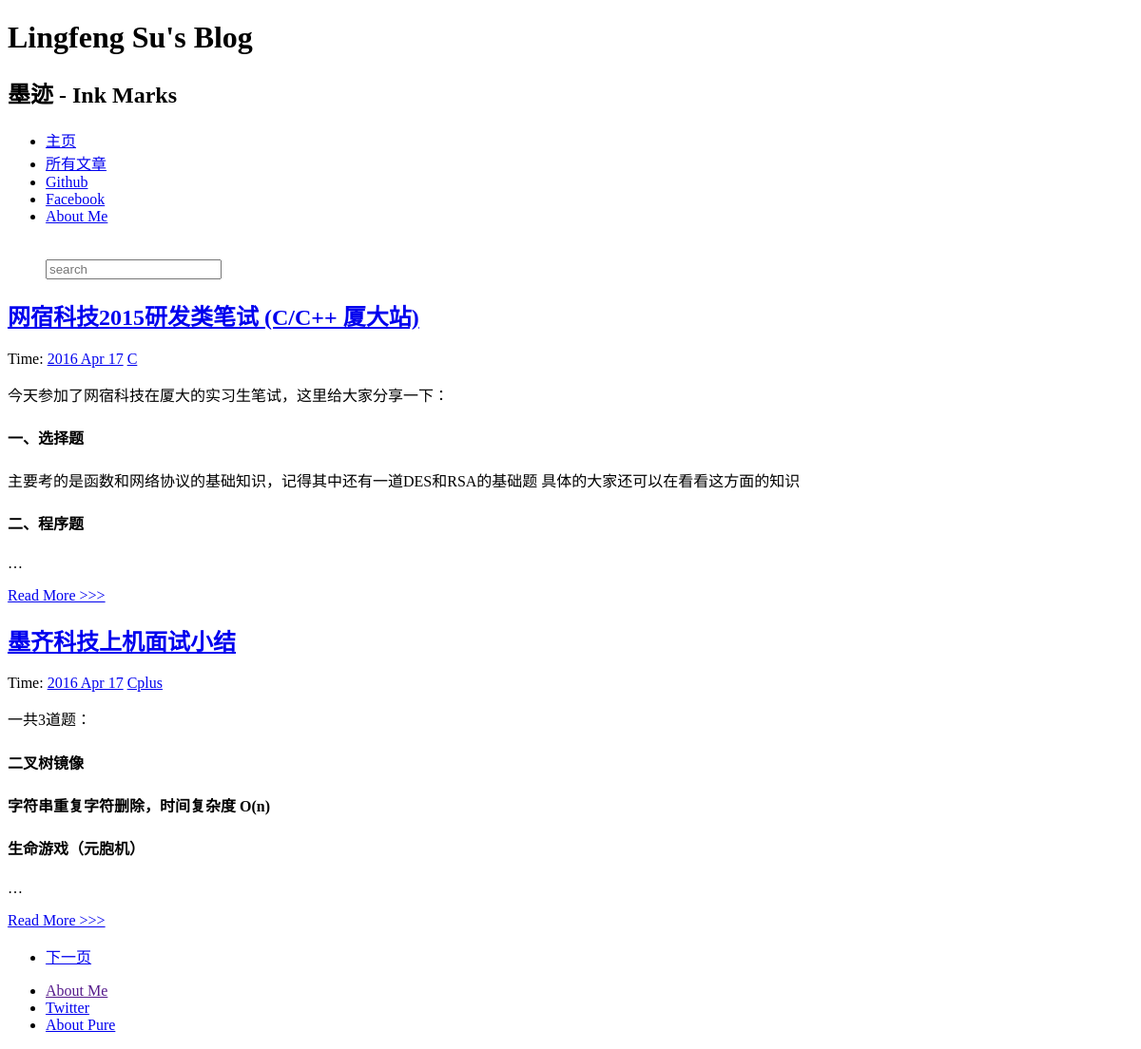
Before: / with the older database file.
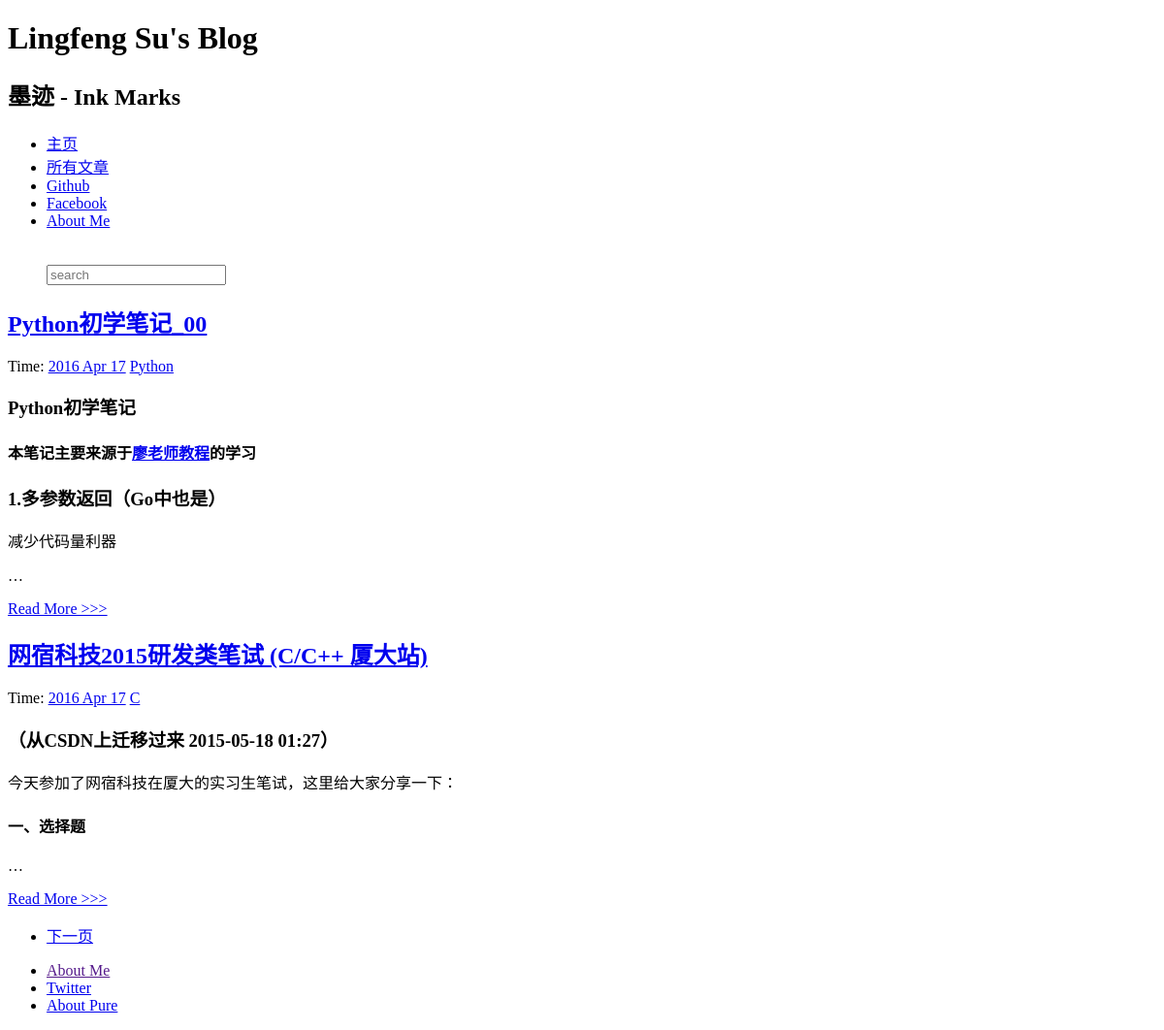
After: the same page with the newer database file.
### article/models.py (models this page shows, shortened)
class Article(models.Model):
    title = models.CharField(max_length=100)  # 博客题目
    category = models.CharField(max_length=50, blank=True)  # 博客标签
    date_time = models.DateTimeField(auto_now_add=True)  # 博客日期
    content = models.TextField(blank=True, null=True)  # 博客文章正文
    class Meta:  # 按时间下降排序
        ordering = ['-date_time']

### article/views.py (the view)
# urls.py: url(r'^$', 'article.views.home', name='home'),
def home(request):
    posts = Article.objects.all()  # 获取全部的Article对象
    paginator = Paginator(posts, 2)  # 每页显示两个
    page = request.GET.get('page')
    try:
        post_list = paginator.page(page)
    except PageNotAnInteger:
        post_list = paginator.page(1)
    except EmptyPage:
        post_list = paginator.paginator(paginator.num_pages)
    return render(request, 'home.html', {'post_list': post_list})

### article/templatetags/custom_markdown.py (called while the page is built)
@register.filter(is_safe=True)  # 注册template filter
@stringfilter  # 希望字符串作为参数
def custom_markdown(value):
    return mark_safe(markdown.markdown(value,
                                       extensions=[
                                           'markdown.extensions.fenced_code', 'markdown.extensions.codehilite'],
                                       safe_mode=True,
                                       enable_attributes=False))

### templates/home.html (shortened to what this page needs)
{% extends "base.html" %}
{% load custom_markdown %}
{% block content %}
<div class="posts">
    {% for post in post_list %}
        <section class="post">
            <header class="post-header">
                <h2 class="post-title"><a href="{% url "detail" id=post.id %}">{{ post.title }}</a></h2>
                    <p class="post-meta">
                        Time:  <a class="post-author" href="#">{{ post.date_time |date:"Y M d"}}</a> <a class="post-category post-category-js" href="{% url "search_tag" tag=post.category %}">{{ post.category|title }}</a>
                    </p>
            </header>
                <div class="post-description">
                    <p>
                        {{ post.content|custom_markdown|truncatewords:5 }}
                    </p>
                </div>
                <a class="pure-button" href="{% url "detail" id=post.id %}">Read More >>> </a>
        </section>
    {% endfor %}
    {% if post_list.object_list and post_list.paginator.num_pages > 1 %}
      <div>
      <ul class="pager">
      {% if post_list.has_next %}
        <li><a href="?page={{ post_list.next_page_number }}">下一页</a></li>
      {% endif %}
      </ul>
      </div>
    {% endif %}
</div>
{% endblock %}

Changed rows visible on the page:
no longer on this page (row edited): Article: title "墨齐科技上机面试小结", date_time "2016 Apr 17", category "Cplus", content|custom_markdown "一共3道题： 二叉树镜像 字符串重复字符删除，时间复杂度 O(n) 生命游戏（元胞机） …"
added Article: title "Python初学笔记_00", date_time "2016 Apr 17", category "Python", content|custom_markdown "Python初学笔记 本笔记主要来源于 廖老师教程 的学习 1.多参数返回（Go中也是） 减少代码量利器 …"
changed Article "网宿科技2015研发类笔试 (C/C++ 厦大站)": content|custom_markdown "今天参加了网宿科技在厦大的实习生笔试，这里给大家分享一下： 一、选择题 主要考的是函数和网络协议的基础知识，记得其中还有一道DES和RSA的基础题 具体的大家还可以在看看这方面的知识 二、程序题 …" → "（从CSDN上迁移过来 2015-05-18 01:27） 今天参加了网宿科技在厦大的实习生笔试，这里给大家分享一下： 一、选择题 …"
